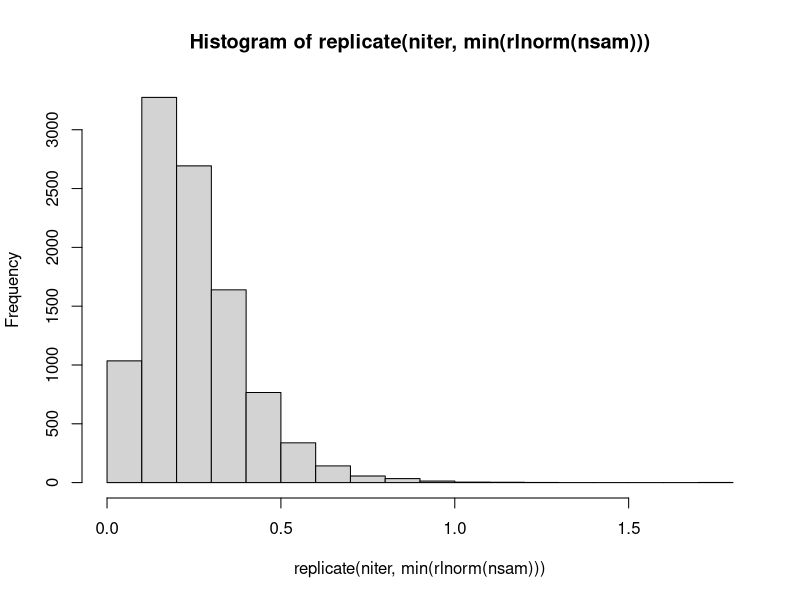

Write R code to recreate this figure.
## ---- chunk 1
#| echo: false
#| message: false

library(ggplot2)
## ---- chunk 2
niter = 10^4
nsam = 10
hist(replicate(niter,min(rlnorm(nsam))))
